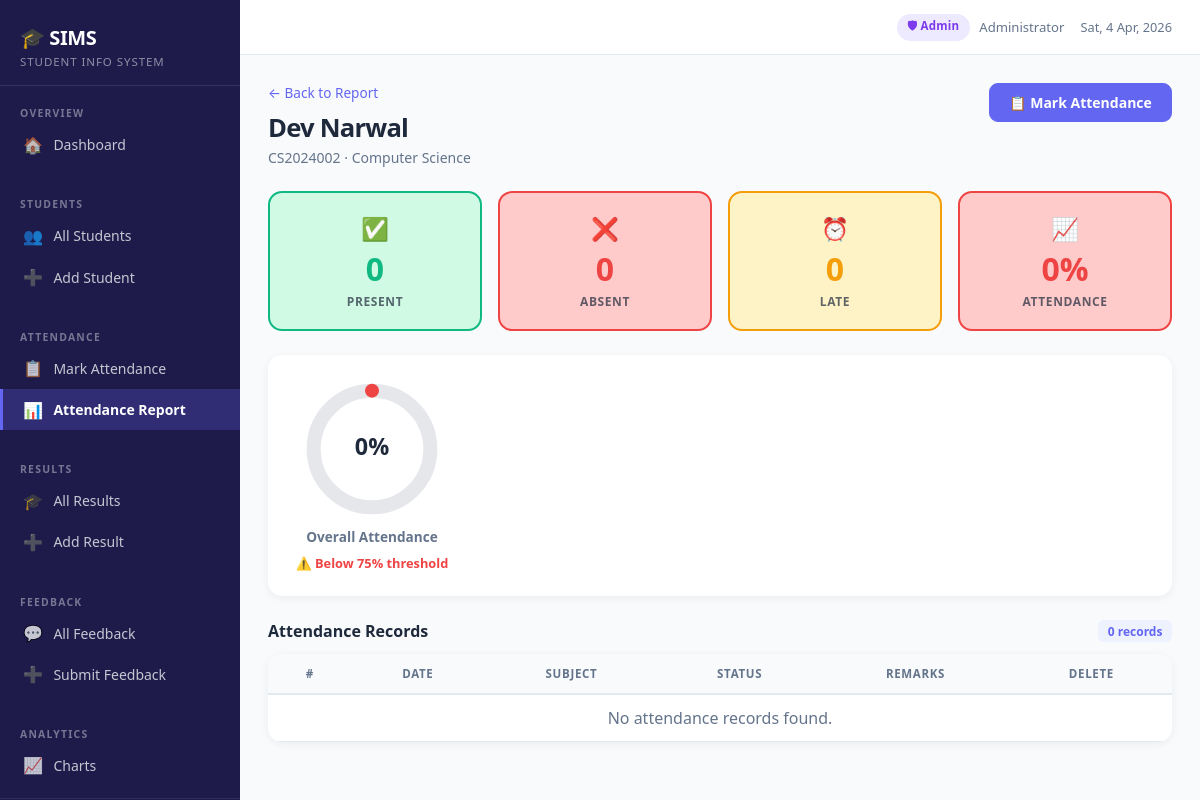
/attendance/student/2 (signed in), run on the app's committed database.
### tables this page shows
CREATE TABLE students (
                id          INTEGER PRIMARY KEY AUTOINCREMENT,
                student_id  TEXT UNIQUE NOT NULL,
                name        TEXT NOT NULL,
                email       TEXT,
                dob         TEXT,
                gender      TEXT,
                department  TEXT NOT NULL,
                year        TEXT NOT NULL,
                status      TEXT DEFAULT 'Active',
                address     TEXT,
                enroll_date TEXT,
                created_at  TIMESTAMP DEFAULT CURRENT_TIMESTAMP
            );

### app.py (the view)
@app.route('/attendance/student/<int:sid>')
@admin_required
def student_attendance(sid):
    with get_db() as conn:
        student = conn.execute('SELECT * FROM students WHERE id=?', (sid,)).fetchone()
        records = conn.execute(
            'SELECT * FROM attendance WHERE student_id=? ORDER BY date DESC', (sid,)).fetchall()
        total   = len(records)
        present = sum(1 for r in records if r['status'] == 'Present')
        late    = sum(1 for r in records if r['status'] == 'Late')
        absent  = total - present - late
        pct     = round(((present + late * 0.5) / total * 100), 1) if total else 0
        monthly = {}
        for r in records:
            m = r['date'][:7]
            if m not in monthly:
                monthly[m] = {'present': 0, 'absent': 0, 'late': 0}
            monthly[m][r['status'].lower()] += 1
    if not student:
        flash('Student not found.', 'error')
        return redirect(url_for('attendance_report'))
    return render_template('student_attendance.html',
        student=student, records=records, total=total,
        present=present, late=late, absent=absent, pct=pct,
        monthly=dict(sorted(monthly.items(), reverse=True)))

### app.py (called while the page is built)
def get_db():
    conn = sqlite3.connect(DB)
    conn.row_factory = sqlite3.Row
    return conn

def admin_required(f):
    @wraps(f)
    def decorated(*args, **kwargs):
        if 'user_id' not in session:
            flash('Please log in to access this page.', 'error')
            return redirect(url_for('login', next=request.path))
        if session.get('role') != 'admin':
            flash('Access denied — admin only.', 'error')
            return redirect(url_for('student_dashboard'))
        return f(*args, **kwargs)
    return decorated

### templates/student_attendance.html (shortened to what this page needs)
{% extends "base.html" %}
{% block content %}
<div class="page-header">
  <div>
    <a href="{{ url_for('attendance_report') }}" class="back-link">← Back to Report</a>
    <h1 class="page-title">{{ student.name }}</h1>
    <p class="page-sub">{{ student.student_id }} · {{ student.department }}</p>
  </div>
  <a href="{{ url_for('attendance') }}" class="btn btn-primary">📋 Mark Attendance</a>
</div>
<div class="sum-grid">
  <div class="sum-card" style="--c:#10b981;--cb:#d1fae5">
    <div class="sum-icon">✅</div>
    <div class="sum-val">{{ present }}</div>
    <div class="sum-lbl">Present</div>
  </div>
  <div class="sum-card" style="--c:#ef4444;--cb:#fecaca">
    <div class="sum-icon">❌</div>
    <div class="sum-val">{{ absent }}</div>
    <div class="sum-lbl">Absent</div>
  </div>
  <div class="sum-card" style="--c:#f59e0b;--cb:#fef3c7">
    <div class="sum-icon">⏰</div>
    <div class="sum-val">{{ late }}</div>
    <div class="sum-lbl">Late</div>
  </div>
  <div class="sum-card" style="--c:{% if pct>=75 %}#10b981{% elif pct>=60 %}#f59e0b{% else %}#ef4444{% endif %};--cb:{% if pct>=75 %}#d1fae5{% elif pct>=60 %}#fef3c7{% else %}#fecaca{% endif %}">
    <div class="sum-icon">📈</div>
    <div class="sum-val">{{ pct }}%</div>
    <div class="sum-lbl">Attendance</div>
  </div>
</div>
<div class="gauge-section">
  <div class="gauge-wrap">
    <svg viewBox="0 0 120 120" width="140" height="140">
      <circle cx="60" cy="60" r="50" fill="none" stroke="#e5e7eb" stroke-width="12"/>
      <circle cx="60" cy="60" r="50" fill="none"
        stroke="{% if pct>=75 %}#10b981{% elif pct>=60 %}#f59e0b{% else %}#ef4444{% endif %}"
        stroke-width="12" stroke-linecap="round"
        stroke-dasharray="{{ (pct/100 * 314.16)|round(1) }} 314.16"
        transform="rotate(-90 60 60)"/>
      <text x="60" y="65" text-anchor="middle" font-size="20" font-weight="800" fill="currentColor">{{ pct }}%</text>
    </svg>
    <p class="gauge-label">Overall Attendance</p>
    {% if pct < 75 %}
    <p class="gauge-warn">⚠️ Below 75% threshold</p>
    {% elif pct >= 85 %}
    <p class="gauge-good">🎉 Excellent attendance</p>
    {% endif %}
  </div>
</div>
<div class="section-head">
  <h3 class="section-title">Attendance Records</h3>
  <span class="count-badge">{{ total }} records</span>
</div>
<div class="table-wrap">
  <table class="data-table">
    <thead>
      <tr>
        <th>#</th>
        <th>Date</th>
        <th>Subject</th>
        <th>Status</th>
        <th>Remarks</th>
        <th>Delete</th>
      </tr>
    </thead>
    <tbody>
      {% for r in records %}
      <tr>
        <td class="text-muted">{{ loop.index }}</td>
        <td style="font-weight:600">{{ r.date }}</td>
        <td>{{ r.subject }}</td>
        <td>
          <span class="status-badge {% if r.status=='Present' %}s-present{% elif r.status=='Absent' %}s-absent{% else %}s-late{% endif %}">
            {{ r.status }}
          </span>
        </td>
        <td class="text-muted">{{ r.remarks or '—' }}</td>
        <td>
          <form method="post" action="{{ url_for('delete_attendance', att_id=r.id) }}"
                onsubmit="return confirm('Delete this record?')">
            <input type="hidden" name="student_id" value="{{ student.id }}">
            <button type="submit" class="btn-del" title="Delete">🗑</button>
          </form>
        </td>
      </tr>
      {% else %}
      <tr><td colspan="6" class="empty-cell">No attendance records found.</td></tr>
      {% endfor %}
    </tbody>
  </table>
</div>
{% endblock %}

### static/style.css (style rules this page uses)
:root { --primary: #6366f1; --primary-light: #eef2ff; --primary-dark: #4f46e5; --bg: #f8fafc; --surface: #ffffff; --border: #e2e8f0; --text: #1e293b; --text-muted: #64748b; --hover: #f1f5f9; --sidebar-w: 240px; --success: #10b981; --danger: #ef4444; --warn: #f59e0b; }
*, *::before, *::after { box-sizing: border-box; margin: 0; padding: 0; }
body { font-family: 'Segoe UI', system-ui, -apple-system, sans-serif; background: var(--bg); color: var(--text); display: flex; min-height: 100vh; }
a { color: inherit; }
.page-header { display: flex; justify-content: space-between; align-items: flex-start; margin-bottom: 1.5rem; }
.page-title { font-size: 1.6rem; font-weight: 800; letter-spacing: -.03em; }
.page-sub { color: var(--text-muted); font-size: .875rem; margin-top: .2rem; }
.back-link { font-size: .85rem; color: var(--primary); text-decoration: none; display: block; margin-bottom: .5rem; }
.btn { padding: .55rem 1.2rem; border-radius: 9px; font-size: .875rem; font-weight: 600; cursor: pointer; text-decoration: none; border: 1.5px solid transparent; transition: all .15s; display: inline-flex; align-items: center; gap: .4rem; }
.btn-primary { background: var(--primary); color: white; border-color: var(--primary); }
.table-wrap { background: var(--surface); border-radius: 14px; overflow: hidden; box-shadow: 0 2px 8px rgba(0,0,0,.06); margin-bottom: 1.5rem; }
.data-table { width: 100%; border-collapse: collapse; }
.data-table th { padding: .75rem 1rem; font-size: .72rem; text-transform: uppercase; letter-spacing: .06em; color: var(--text-muted); border-bottom: 2px solid var(--border); background: var(--bg); font-weight: 700; white-space: nowrap; }
.data-table td { padding: .75rem 1rem; border-bottom: 1px solid var(--border); vertical-align: middle; }
.empty-cell { text-align: center; color: var(--text-muted); padding: 3rem; }
.count-badge { background: var(--primary-light); color: var(--primary); padding: .15rem .6rem; border-radius: 6px; font-size: .75rem; font-weight: 700; }
.section-head { display: flex; justify-content: space-between; align-items: center; margin-bottom: .75rem; }
.section-title { font-size: 1rem; font-weight: 700; margin: 0; }
.sum-grid { display: grid; grid-template-columns: repeat(4,1fr); gap: 1rem; margin-bottom: 1.5rem; }
.sum-card { background: var(--cb); border: 2px solid var(--c); border-radius: 14px; padding: 1.2rem; text-align: center; display: flex; flex-direction: column; gap: .2rem; }
.sum-icon { font-size: 1.4rem; }
.sum-val { font-size: 2rem; font-weight: 800; color: var(--c); }
.sum-lbl { font-size: .75rem; font-weight: 600; text-transform: uppercase; letter-spacing: .05em; opacity: .7; }
.gauge-section { display: flex; gap: 2rem; align-items: flex-start; background: var(--surface); border-radius: 14px; padding: 1.5rem; margin-bottom: 1.5rem; box-shadow: 0 2px 8px rgba(0,0,0,.06); }
.gauge-wrap { display: flex; flex-direction: column; align-items: center; gap: .5rem; min-width: 160px; }
.gauge-label { font-weight: 600; font-size: .85rem; color: var(--text-muted); }
.gauge-warn { color: #ef4444; font-size: .8rem; font-weight: 600; }

### data on the page
students: name "Dev Narwal", student_id "CS2024002", department "Computer Science"

### other printed values
{{ session.get('display_name', '') }} "Administrator"
{{ present }} "0"
{{ absent }} "0"
{{ late }} "0"
{{ pct }} "0"
{{ total }} "0"
